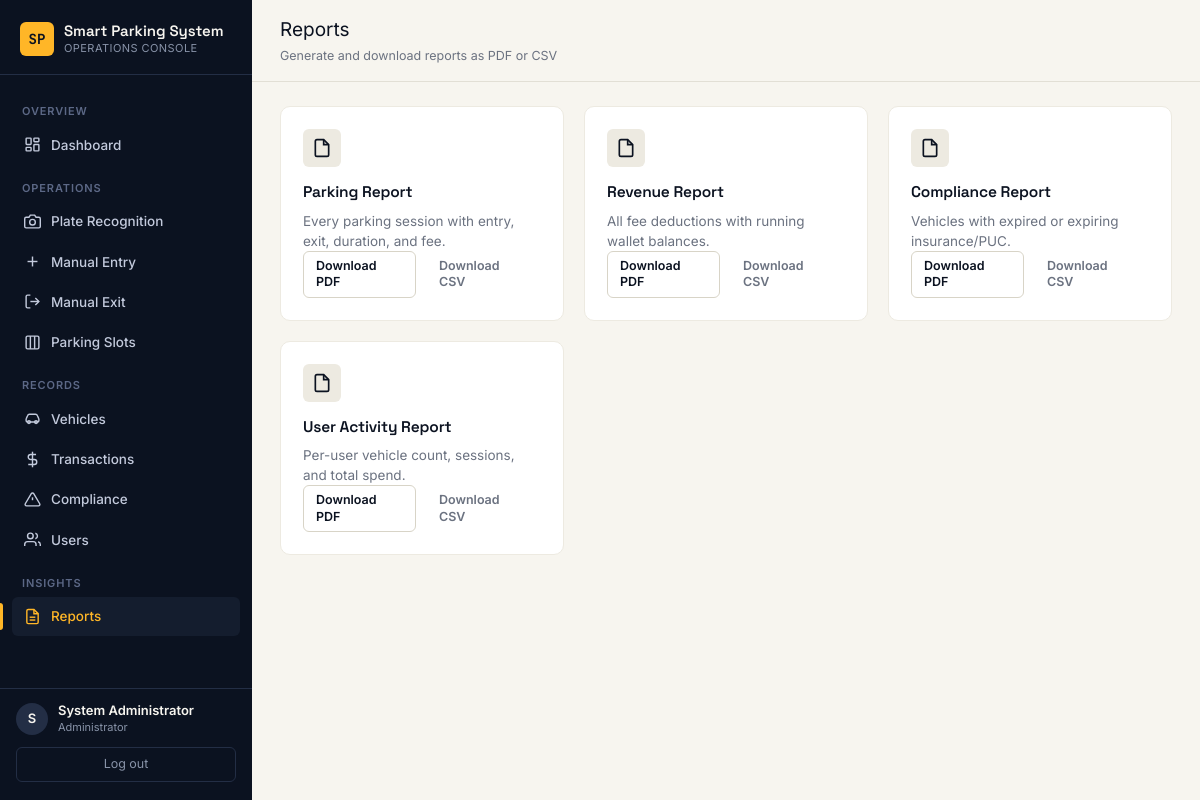
The page /admin/reports (signed in) on the database its author committed.
### models/user.py (models this page shows, shortened)
class User(UserMixin, db.Model):
    __tablename__ = "users"
    id = db.Column(db.Integer, primary_key=True)
    full_name = db.Column(db.String(120), nullable=False)
    email = db.Column(db.String(150), unique=True, nullable=False, index=True)
    phone = db.Column(db.String(20), nullable=True)
    password_hash = db.Column(db.String(255), nullable=False)
    role = db.Column(db.String(20), nullable=False, default="user")  # 'admin' | 'user'
    is_active_account = db.Column(db.Boolean, default=True)
    created_at = db.Column(db.DateTime, default=datetime.utcnow)
    vehicles = db.relationship(
        "Vehicle", backref="owner", lazy=True, cascade="all, delete-orphan"
    )
    notifications = db.relationship(
        "Notification", backref="user", lazy=True, cascade="all, delete-orphan"
    )
    reservations = db.relationship(
        "Reservation", backref="user", lazy=True, cascade="all, delete-orphan"
    )
    @property
    def is_admin(self) -> bool:
        return self.role == "admin"

### routes/admin.py (the view)
@admin_bp.route("/reports")
@login_required
@admin_required
def reports_home():
    return render_template("admin/reports.html")

### templates/admin/reports.html (shortened to what this page needs)
{% extends "base.html" %}
{% block page_title %}Reports{% endblock %}
{% block page_sub %}<div class="topbar-sub">Generate and download reports as PDF or CSV</div>{% endblock %}
{% block content %}
<div class="landing-features" style="padding:0; margin:0; max-width:none;">
  {% for report in [
    {'key': 'parking', 'title': 'Parking Report', 'desc': 'Every parking session with entry, exit, duration, and fee.'},
    {'key': 'revenue', 'title': 'Revenue Report', 'desc': 'All fee deductions with running wallet balances.'},
    {'key': 'compliance', 'title': 'Compliance Report', 'desc': 'Vehicles with expired or expiring insurance/PUC.'},
    {'key': 'user-activity', 'title': 'User Activity Report', 'desc': 'Per-user vehicle count, sessions, and total spend.'}
  ] %}
  <div class="feature-card">
    <div class="feature-icon">
      <svg width="20" height="20" viewBox="0 0 24 24" fill="none" stroke="#0B1220" stroke-width="2"><path d="M14 2H6a2 2 0 0 0-2 2v16a2 2 0 0 0 2 2h12a2 2 0 0 0 2-2V8z"/><polyline points="14 2 14 8 20 8"/></svg>
    </div>
    <h3>{{ report.title }}</h3>
    <p class="mb-16">{{ report.desc }}</p>
    <div class="flex-gap">
      <a href="{{ url_for('admin.generate_report', report_type=report.key, fmt='pdf') }}" class="btn btn-outline btn-sm">Download PDF</a>
      <a href="{{ url_for('admin.generate_report', report_type=report.key, fmt='csv') }}" class="btn btn-ghost btn-sm">Download CSV</a>
    </div>
  </div>
  {% endfor %}
</div>
{% endblock %}

### templates/base.html (shortened to what this page needs)
<!DOCTYPE html>
<html lang="en">
<head>
  <link rel="stylesheet" href="{{ url_for('static', filename='css/style.css') }}">
</head>
<body>
  <div class="app-shell">
    <aside class="sidebar">
      <div class="sidebar-brand">
        <div class="brand-mark">SP</div>
        <div class="brand-text">{{ app_name }}<small>Operations Console</small></div>
      </div>
      <nav class="sidebar-nav">
        {% if current_user.is_authenticated and current_user.is_admin %}
          <div class="nav-section-label">Overview</div>
          <a href="{{ url_for('admin.dashboard') }}" class="nav-link {{ 'active' if request.endpoint == 'admin.dashboard' }}">
            <svg viewBox="0 0 24 24" fill="none" stroke="currentColor" stroke-width="2"><rect x="3" y="3" width="7" height="9" rx="1"/><rect x="14" y="3" width="7" height="5" rx="1"/><rect x="14" y="12" width="7" height="9" rx="1"/><rect x="3" y="16" width="7" height="5" rx="1"/></svg>
            Dashboard
          </a>
          <div class="nav-section-label">Operations</div>
          <a href="{{ url_for('ocr.upload') }}" class="nav-link {{ 'active' if request.endpoint == 'ocr.upload' }}">
            <svg viewBox="0 0 24 24" fill="none" stroke="currentColor" stroke-width="2"><path d="M23 19a2 2 0 0 1-2 2H3a2 2 0 0 1-2-2V8a2 2 0 0 1 2-2h4l2-3h6l2 3h4a2 2 0 0 1 2 2z"/><circle cx="12" cy="13" r="4"/></svg>
            Plate Recognition
          </a>
          <a href="{{ url_for('ocr.manual_entry') }}" class="nav-link {{ 'active' if request.endpoint == 'ocr.manual_entry' }}">
            <svg viewBox="0 0 24 24" fill="none" stroke="currentColor" stroke-width="2"><line x1="12" y1="5" x2="12" y2="19"/><line x1="5" y1="12" x2="19" y2="12"/></svg>
            Manual Entry
          </a>
          <a href="{{ url_for('ocr.manual_exit') }}" class="nav-link {{ 'active' if request.endpoint == 'ocr.manual_exit' }}">
            <svg viewBox="0 0 24 24" fill="none" stroke="currentColor" stroke-width="2"><path d="M9 21H5a2 2 0 0 1-2-2V5a2 2 0 0 1 2-2h4"/><polyline points="16 17 21 12 16 7"/><line x1="21" y1="12" x2="9" y2="12"/></svg>
            Manual Exit
          </a>
          <a href="{{ url_for('admin.manage_slots') }}" class="nav-link {{ 'active' if request.endpoint == 'admin.manage_slots' }}">
            <svg viewBox="0 0 24 24" fill="none" stroke="currentColor" stroke-width="2"><rect x="3" y="3" width="18" height="18" rx="2"/><line x1="9" y1="3" x2="9" y2="21"/><line x1="15" y1="3" x2="15" y2="21"/></svg>
            Parking Slots
          </a>
          <div class="nav-section-label">Records</div>
          <a href="{{ url_for('admin.manage_vehicles') }}" class="nav-link {{ 'active' if request.endpoint in ['admin.manage_vehicles','admin.vehicle_detail','admin.edit_vehicle'] }}">
            <svg viewBox="0 0 24 24" fill="none" stroke="currentColor" stroke-width="2"><path d="M5 17h14M5 17a2 2 0 0 1-2-2v-2a2 2 0 0 1 .4-1.2L5 8a3 3 0 0 1 3-2h8a3 3 0 0 1 3 2l1.6 3.8A2 2 0 0 1 21 13v2a2 2 0 0 1-2 2"/><circle cx="7" cy="17" r="2"/><circle cx="17" cy="17" r="2"/></svg>
            Vehicles
          </a>
          <a href="{{ url_for('admin.view_transactions') }}" class="nav-link {{ 'active' if request.endpoint == 'admin.view_transactions' }}">
            <svg viewBox="0 0 24 24" fill="none" stroke="currentColor" stroke-width="2"><line x1="12" y1="1" x2="12" y2="23"/><path d="M17 5H9.5a3.5 3.5 0 0 0 0 7h5a3.5 3.5 0 0 1 0 7H6"/></svg>
            Transactions
          </a>
          <a href="{{ url_for('admin.compliance_violations') }}" class="nav-link {{ 'active' if request.endpoint == 'admin.compliance_violations' }}">
            <svg viewBox="0 0 24 24" fill="none" stroke="currentColor" stroke-width="2"><path d="M10.29 3.86L1.82 18a2 2 0 0 0 1.71 3h16.94a2 2 0 0 0 1.71-3L13.71 3.86a2 2 0 0 0-3.42 0z"/><line x1="12" y1="9" x2="12" y2="13"/><line x1="12" y1="17" x2="12.01" y2="17"/></svg>
            Compliance
          </a>
          <a href="{{ url_for('admin.manage_users') }}" class="nav-link {{ 'active' if request.endpoint == 'admin.manage_users' }}">
            <svg viewBox="0 0 24 24" fill="none" stroke="currentColor" stroke-width="2"><path d="M17 21v-2a4 4 0 0 0-4-4H5a4 4 0 0 0-4 4v2"/><circle cx="9" cy="7" r="4"/><path d="M23 21v-2a4 4 0 0 0-3-3.87"/><path d="M16 3.13a4 4 0 0 1 0 7.75"/></svg>
            Users
          </a>
          <div class="nav-section-label">Insights</div>
          <a href="{{ url_for('admin.reports_home') }}" class="nav-link {{ 'active' if request.endpoint and request.endpoint.startswith('admin.reports') or request.endpoint == 'admin.generate_report' }}">
            <svg viewBox="0 0 24 24" fill="none" stroke="currentColor" stroke-width="2"><path d="M14 2H6a2 2 0 0 0-2 2v16a2 2 0 0 0 2 2h12a2 2 0 0 0 2-2V8z"/><polyline points="14 2 14 8 20 8"/><line x1="16" y1="13" x2="8" y2="13"/><line x1="16" y1="17" x2="8" y2="17"/></svg>
            Reports
          </a>
        {% endif %}
      </nav>
      {% if current_user.is_authenticated %}
      <div class="sidebar-foot">
        <div class="sidebar-user">
          <div class="sidebar-user-avatar">{{ current_user.full_name[0]|upper }}</div>
          <div>
            <div class="sidebar-user-name">{{ current_user.full_name }}</div>
            <div class="sidebar-user-role">{{ 'Administrator' if current_user.is_admin else 'Vehicle Owner' }}</div>
          </div>
        </div>
        <a href="{{ url_for('auth.logout') }}" class="sidebar-logout">Log out</a>
      </div>
      {% endif %}
    </aside>
    <div class="main">
      <header class="topbar">
        <div class="flex-gap">
          <div>
            <div class="topbar-title">{% block page_title %}{% endblock %}</div>
            {% block page_sub %}{% endblock %}
          </div>
        </div>
      </header>
      <main class="content">
        {% block content %}{% endblock %}
      </main>
    </div>
  </div>
</body>
</html>

### rows shown on the page
User: full_name "S", full_name "System Administrator", role "Administrator"

### other values the page prints
{{ app_name }} "Smart Parking System"
{{ report.title }} "Parking Report" "Revenue Report" "Compliance Report" "User Activity Report"
{{ report.desc }} "Every parking session with entry, exit, duration, and fee." "All fee deductions with running wallet balances." "Vehicles with expired or expiring insurance/PUC." "Per-user vehicle count, sessions, and total spend."
